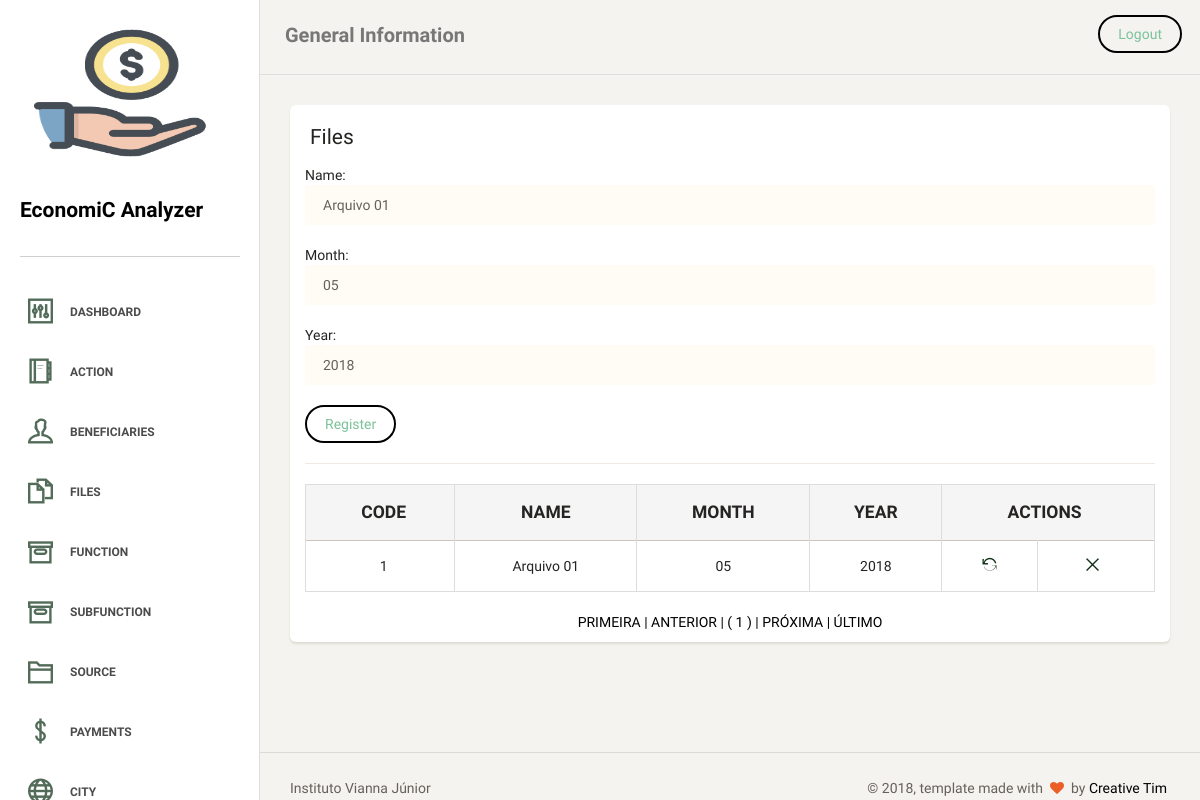
The app's page /files.php?act=upd&id=1, older data.
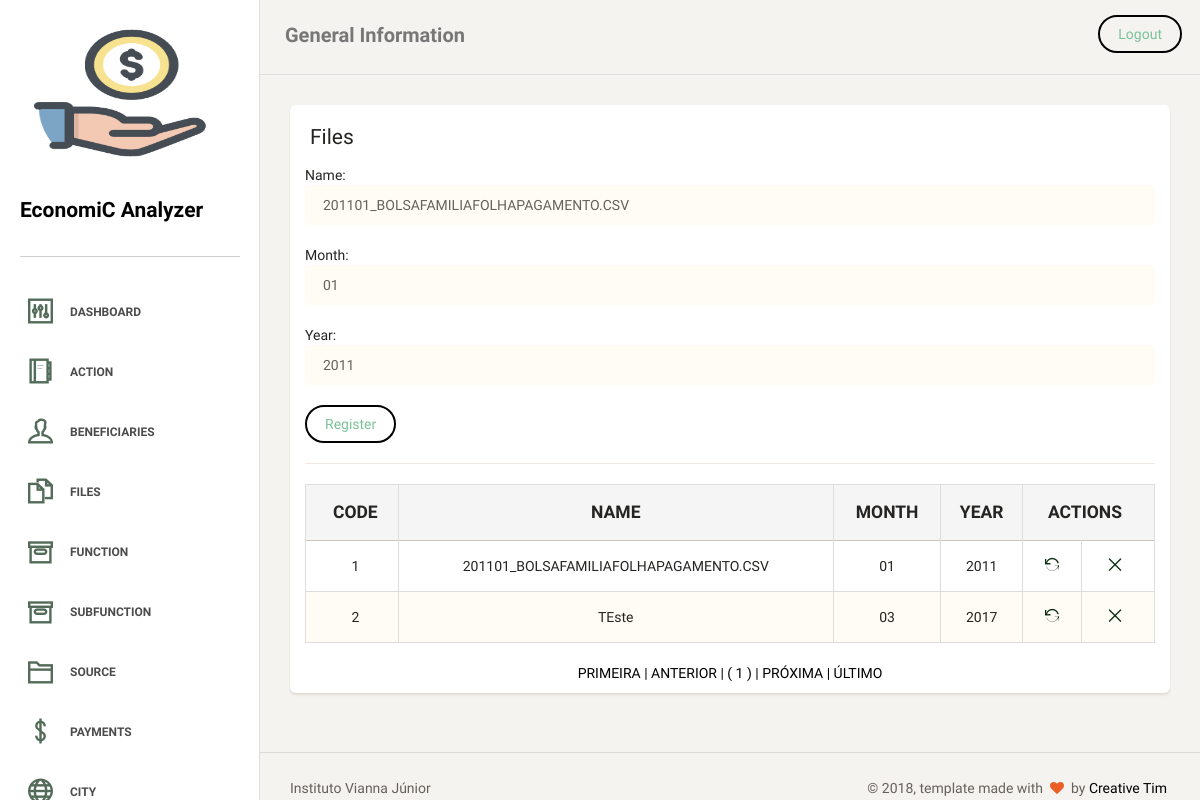
The same page, newer data.
### tables this page shows
CREATE TABLE `tb_files` (
  `id_file` int(11) NOT NULL AUTO_INCREMENT,
  `str_name_file` varchar(45) NOT NULL,
  `str_month` varchar(2) DEFAULT NULL,
  `str_year` varchar(4) DEFAULT NULL,
  PRIMARY KEY (`id_file`),
  UNIQUE KEY `str_name_file_UNIQUE` (`str_name_file`)
);

### classes/files.php (called while the page is built)
<?php
class files
{
    private $id_file;
    private $str_name_file;
    private $str_month;
    private $str_year;
    public function __construct($id_file, $str_name_file, $str_month, $str_year)
    {
        $this->id_file = $id_file;
        $this->str_name_file = $str_name_file;
        $this->str_month = $str_month;
        $this->str_year = $str_year;
    }
    public function getIdFile()
    {
        return $this->id_file;
    }
    public function setIdFile($id_file)
    {
        $this->id_file = $id_file;
    }
    public function getStrNameFile()
    {
        return $this->str_name_file;
    }
    public function setStrNameFile($str_name_file)
    {
        $this->str_name_file = $str_name_file;
    }
    public function getStrMonth()
    {
        return $this->str_month;
    }
    public function setStrMonth($str_month)
    {
        $this->str_month = $str_month;
    }
    public function getStrYear()
    {
        return $this->str_year;
    }
    public function setStrYear($str_year)
    {
        $this->str_year = $str_year;
    }
}

### files.php (the view, shortened to what the changed rows need)
<?php
require_once "classes/template.php";
require_once "dao/filesDAO.php";
require_once "classes/files.php";
$object = new filesDAO();
if ($_SERVER['REQUEST_METHOD'] == 'POST') {
    $id = (isset($_POST["id"]) && $_POST["id"] != null) ? $_POST["id"] : "";
    $str_name_file = (isset($_POST["str_name_file"]) && $_POST["str_name_file"] != null) ? $_POST["str_name_file"] : "";
    $str_month = (isset($_POST["str_month"]) && $_POST["str_month"] != null) ? $_POST["str_month"] : "";
    $str_year = (isset($_POST["str_year"]) && $_POST["str_year"] != null) ? $_POST["str_year"] : "";
} else if (!isset($id)) {
    $id = (isset($_GET["id"]) && $_GET["id"] != null) ? $_GET["id"] : "";
    $str_name_file = NULL;
    $str_month = NULL;
    $str_year = NULL;
}
if (isset($_REQUEST["act"]) && $_REQUEST["act"] == "upd" && $id != "") {
    $files = new files($id, '', '', '');
    $resultado = $object->update($files);
    $str_name_file = $resultado->getStrNameFile();
    $str_month = $resultado->getStrMonth();
    $str_year = $resultado->getStrYear();
}
?>
<div class='content' xmlns="http://www.w3.org/1999/html">
    <div class='container-fluid'>
        <div class='row'>
            <div class='col-md-12'>
                <div class='card'>
                    <div class='content table-responsive'>
                        <form action="?act=save&id=" method="POST" name="form1">
                            Name:
                            <input class="form-control" type="text" name="str_name_file" value="<?php
                            echo (isset($str_name_file) && ($str_name_file != null || $str_name_file != "")) ? $str_name_file : '';
                            ?>"/>
                            <br/>
                            Month:
                            <input class="form-control" type="text" maxlength="2" name="str_month" value="<?php
                            echo (isset($str_month) && ($str_month != null || $str_month != "")) ? $str_month : '';
                            ?>"/>
                            <br/>
                            Year:
                            <input class="form-control" type="text" maxlength="4" name="str_year" value="<?php
                            echo (isset($str_year) && ($str_year != null || $str_year != "")) ? $str_year : '';
                            ?>"/>
                            <br/>
                            <input class="btn btn-success" type="submit" value="Register">
                            <hr>
                        </form>
                        <?php
                        $object->pagedTable();
                        ?>
                    </div>
                </div>
            </div>
        </div>
    </div>
</div>

### dao/filesDAO.php (shortened to what the changed rows need)
<?php
require_once "classes/files.php";
class filesDAO
{
    public function update($files)
    {
        global $pdo;
        try {
            $statement = $pdo->prepare("SELECT id_file, str_name_file, str_month, str_year FROM tb_files WHERE id_file = :id");
            $statement->bindValue(":id", $files->getIdFile());
            if ($statement->execute()) {
                $rs = $statement->fetch(PDO::FETCH_OBJ);
                $files->setIdFile($rs->id_file);
                $files->setStrNameFile($rs->str_name_file);
                $files->setStrMonth($rs->str_month);
                $files->setStrYear($rs->str_year);
                return $files;
            } else {
                throw new PDOException("<script> alert('Erro na declaração SQL !'); </script>");
            }
        } catch (PDOException $erro) {
            return "Erro: " . $erro->getMessage();
        }
    }
    public function pagedTable()
    {
        global $pdo;
        $endereco = $_SERVER ['PHP_SELF'];
        $pagina_atual = (isset($_GET['page']) && is_numeric($_GET['page'])) ? $_GET['page'] : 1;
        $linha_inicial = ($pagina_atual - 1) * QTDE_REGISTROS;
        $sql = "SELECT id_file, str_name_file, str_month, str_year FROM tb_files LIMIT {$linha_inicial}, " . QTDE_REGISTROS;
        $statement = $pdo->prepare($sql);
        $statement->execute();
        $dados = $statement->fetchAll(PDO::FETCH_OBJ);
        $sqlContador = "SELECT COUNT(*) AS total_registros FROM tb_files";
        $statement = $pdo->prepare($sqlContador);
        $statement->execute();
        $valor = $statement->fetch(PDO::FETCH_OBJ);
        $primeira_pagina = 1;
        $ultima_pagina = ceil($valor->total_registros / QTDE_REGISTROS);
        $pagina_anterior = ($pagina_atual > 1) ? $pagina_atual - 1 : 0;
        $proxima_pagina = ($pagina_atual < $ultima_pagina) ? $pagina_atual + 1 : 0;
        $range_inicial = (($pagina_atual - RANGE_PAGINAS) >= 1) ? $pagina_atual - RANGE_PAGINAS : 1;
        $range_final = (($pagina_atual + RANGE_PAGINAS) <= $ultima_pagina) ? $pagina_atual + RANGE_PAGINAS : $ultima_pagina;
        $exibir_botao_inicio = ($range_inicial < $pagina_atual) ? 'mostrar' : 'esconder';
        $exibir_botao_final = ($range_final > $pagina_atual) ? 'mostrar' : 'esconder';
        if (!empty($dados)):
            echo "
     <table class='table table-striped table-bordered'>
     <thead>
       <tr style='text-transform: uppercase;' class='active'>
        <th style='text-align: center; font-weight: bolder;'>Code</th>
        <th style='text-align: center; font-weight: bolder;'>Name</th>
        <th style='text-align: center; font-weight: bolder;'>Month</th>
        <th style='text-align: center; font-weight: bolder;'>Year</th>
        <th style='text-align: center; font-weight: bolder;' colspan='2'>Actions</th>
       </tr>
     </thead>
     <tbody>";
            foreach ($dados as $file):
                echo "<tr>
        <td style='text-align: center'>$file->id_file</td>
        <td style='text-align: center'>$file->str_name_file</td>
        <td style='text-align: center'>$file->str_month</td>
        <td style='text-align: center'>$file->str_year</td>
        <td style='text-align: center'><a href='?act=upd&id=$file->id_file' title='Alterar'><i class='ti-reload'></i></a></td>
        <td style='text-align: center'><a href='?act=del&id=$file->id_file' title='Remover'><i class='ti-close'></i></a></td>
       </tr>";
            endforeach;
            echo "
</tbody>
     </table>
     <div class='box-paginacao' style='text-align: center'>
       <a class='box-navegacao  $exibir_botao_inicio' href='$endereco?page=$primeira_pagina' title='Primeira Página'> PRIMEIRA  |</a>
       <a class='box-navegacao  $exibir_botao_inicio' href='$endereco?page=$pagina_anterior' title='Página Anterior'> ANTERIOR  |</a>
";
            for ($i = $range_inicial; $i <= $range_final; $i++):
                $destaque = ($i == $pagina_atual) ? 'destaque' : '';
                echo "<a class='box-numero $destaque' href='$endereco?page=$i'> ( $i ) </a>";
            endfor;
            echo "<a class='box-navegacao $exibir_botao_final' href='$endereco?page=$proxima_pagina' title='Próxima Página'>| PRÓXIMA  </a>
                  <a class='box-navegacao $exibir_botao_final' href='$endereco?page=$ultima_pagina'  title='Última Página'>| ÚLTIMO  </a>
     </div>";
        else:
            echo "<p class='bg-danger'>Nenhum registro foi encontrado!</p>
     ";
        endif;
    }
}

Row changes from the older to the newer data that the page shows:
changed tb_files id 1: str_name_file "Arquivo 01" → "201101_BOLSAFAMILIAFOLHAPAGAMENTO.CSV"; str_month "05" → "01"; str_year "2018" → "2011"
added tb_files: id_file "2", str_name_file "TEste", str_month "03", str_year "2017"
